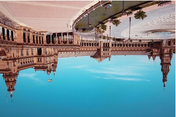
#> input picture atividades/Aula-28-05/Aula_1/imgs/flipped_seville.png, 176 x 117 px, shrunk from 338 x 224 before the run, found by its file name
$ python code2.py
#> lines starting #> are read from the running program, lines starting #| are printed output that depends on the picture
### atividades/Aula-28-05/Aula_1/pdi_utils.py
import matplotlib.pyplot as plt
import numpy as np


def load_red_roses():
    return plt.imread("/home/juliana/Área de Trabalho/github/computacao_cognitiva_atlantico/atividades/Aula-28-05/Aula_1/imgs/red_roses.png")

def load_page_image():
    return plt.imread("/home/juliana/Área de Trabalho/github/computacao_cognitiva_atlantico/atividades/Aula-28-05/Aula_1/imgs/page.jpg")

def load_chess_image():
    return plt.imread("/home/juliana/Área de Trabalho/github/computacao_cognitiva_atlantico/atividades/Aula-28-05/Aula_1/imgs/chess_gray.png")

def load_woman():
    return plt.imread("/home/juliana/Área de Trabalho/github/computacao_cognitiva_atlantico/atividades/Aula-28-05/Aula_1/imgs/woman.png")

def load_flipped_seville():
    return plt.imread("/home/juliana/Área de Trabalho/github/computacao_cognitiva_atlantico/atividades/Aula-28-05/Aula_1/imgs/flipped_seville.png")
#> returned value is the input picture: shape (117, 176, 3) float32; mean R, G, B 0.448, 0.56, 0.591

def load_lena():
    return plt.imread("/home/juliana/Área de Trabalho/github/computacao_cognitiva_atlantico/atividades/Aula-28-05/Aula_1/imgs/lena.png")

def show_image(image, title='Image', cmap_type='gray'):
    plt.imshow(image, cmap=cmap_type)
    plt.title(title)
    plt.axis('off')
    plt.show()

def manual_rgb2gray(rgb_img):
    return np.array((rgb_img[:,:,0]*0.29 + rgb_img[:,:,1]*0.59 + rgb_img[:,:,2]*0.11)).astype(int)

### atividades/Aula-28-05/Aula_1/code2.py

import numpy as np
from pdi_utils import load_flipped_seville, show_image


flipped_seville = load_flipped_seville()

# Show original image
show_image(flipped_seville, 'Seville Flipped')

# Flip the image vertically
seville_vertical_flip = np.flipud(flipped_seville)
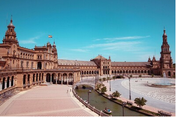
#> seville_vertical_flip: shape (117, 176, 3) float32; mean R, G, B 0.448, 0.56, 0.591

# Show image flippped vertically
show_image(seville_vertical_flip, 'Seville Vertical Flipped')

# Flip the image horizontally
seville_horizontal_flip = np.fliplr(flipped_seville)
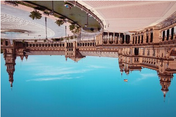
#> seville_horizontal_flip: shape (117, 176, 3) float32; mean R, G, B 0.448, 0.56, 0.591

# Show image flipped horizontally
show_image(seville_horizontal_flip, 'Seville horizontal Flipped')
